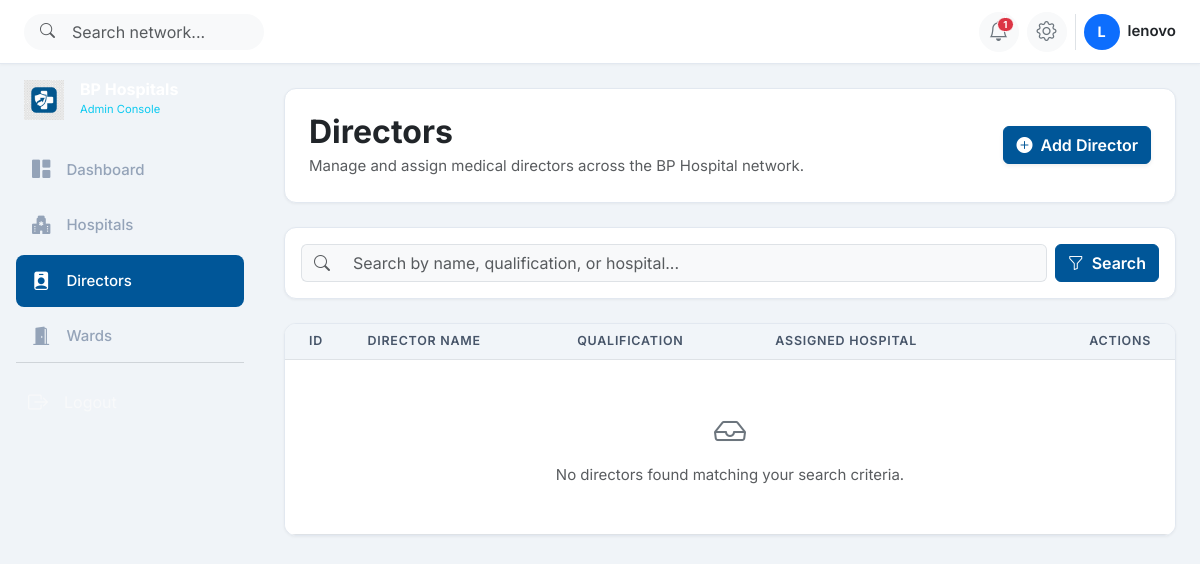
Page /directors/ (signed in) on the earlier database version.
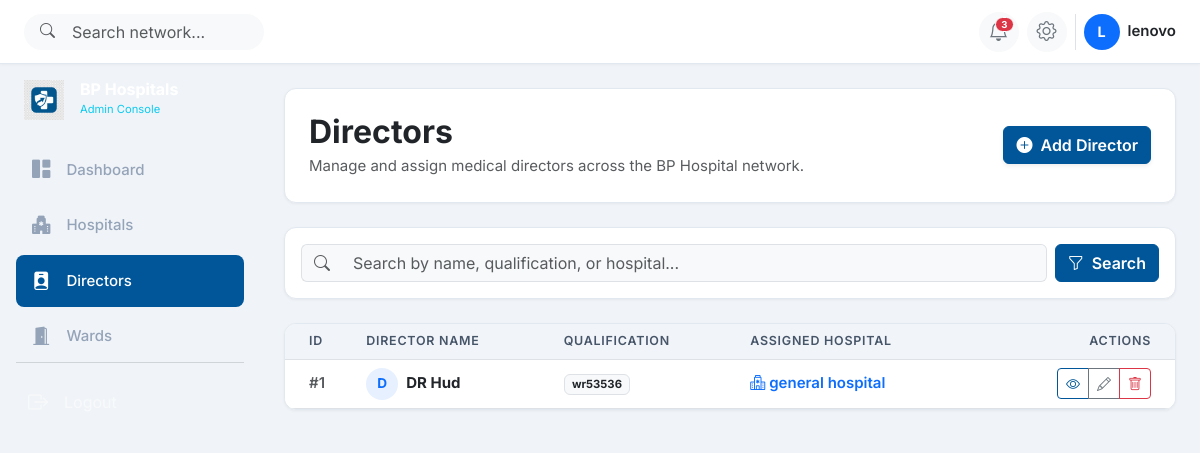
Same page on the later database version.
### directors/models.py (models this page shows, shortened)
class HospitalDirector(models.Model):
    director_id = models.BigAutoField(primary_key=True)
    director_name = models.CharField(
        max_length=150,
        null=False,
        blank=False,
        verbose_name="Director Name",
        help_text="Full name of the medical director (e.g., Dr. Sarah Jenkins)."
    )
    qualification = models.CharField(
        max_length=200,
        null=False,
        blank=False,
        verbose_name="Qualification",
        help_text="Academic/Medical qualifications (e.g., MD, PhD, MHA)."
    )
    hospital = models.OneToOneField(
        Hospital,
        on_delete=models.CASCADE,
        related_name='director',
        null=False,
        blank=False,
        verbose_name="Assigned Hospital",
        help_text="The hospital facility assigned to this director."
    )
    created_at = models.DateTimeField(default=timezone.now, verbose_name="Created At")
    updated_at = models.DateTimeField(auto_now=True, verbose_name="Updated At")
    class Meta:
        verbose_name = "Hospital Director"
        verbose_name_plural = "Hospital Directors"
        ordering = ['-updated_at', 'director_name']

### hospitals/models.py (models this page shows, shortened)
class Hospital(models.Model):
    hospital_id = models.BigAutoField(primary_key=True)
    hospital_name = models.CharField(
        max_length=200,
        unique=True,
        null=False,
        blank=False,
        verbose_name="Hospital Name",
        help_text="Unique name of the hospital facility."
    )
    location = models.CharField(
        max_length=255,
        null=False,
        blank=False,
        verbose_name="Location",
        help_text="City/Region location of the hospital."
    )
    founded_year = models.IntegerField(
        null=False,
        blank=False,
        validators=[
            MinValueValidator(1800, message="Founded year cannot be before 1800."),
            MaxValueValidator(current_year(), message="Founded year cannot be in the future.")
        ],
        verbose_name="Founded Year",
        help_text="Year the hospital was established (between 1800 and present)."
    )
    created_at = models.DateTimeField(default=timezone.now, verbose_name="Created At")
    updated_at = models.DateTimeField(auto_now=True, verbose_name="Updated At")
    class Meta:
        verbose_name = "Hospital"
        verbose_name_plural = "Hospitals"
        ordering = ['-updated_at', 'hospital_name']
        constraints = [
            CheckConstraint(
                condition=Q(founded_year__gte=1800) & Q(founded_year__lte=datetime.date.today().year),
                name="check_founded_year_valid"
            )
        ]

### directors/views.py (the view)
# urls.py: path('', DirectorListView.as_view(), name='director_list'),
class DirectorListView(LoginRequiredMixin, ListView):
    model = HospitalDirector
    template_name = 'directors/director_list.html'
    context_object_name = 'directors'
    paginate_by = 5
    def get_queryset(self):
        queryset = super().get_queryset().select_related('hospital')
        query = self.request.GET.get('q')
        if query:
            queryset = queryset.filter(
                Q(director_name__icontains=query) | Q(qualification__icontains=query) | Q(hospital__hospital_name__icontains=query)
            )
        return queryset
    def get_context_data(self, **kwargs):
        context = super().get_context_data(**kwargs)
        context['search_query'] = self.request.GET.get('q', '')
        return context

### directors/templates/directors/director_list.html (shortened to what the changed rows need)
{% extends 'base.html' %}
{% block content %}
<div class="card bp-card mb-4">
    <div class="card-body p-4 d-flex flex-column flex-sm-row justify-content-between align-items-sm-center gap-3">
        <div>
            <h2 class="fw-bold text-dark mb-1">Directors</h2>
        </div>
    </div>
</div>
<div class="card bp-card overflow-hidden">
    <div class="table-responsive">
        <table class="table table-hover align-middle mb-0">
            <thead>
                <tr>
                    <th class="ps-4">ID</th>
                    <th>Director Name</th>
                    <th>Qualification</th>
                    <th>Assigned Hospital</th>
                    <th class="text-end pe-4">Actions</th>
                </tr>
            </thead>
            <tbody>
                {% if directors %}
                    {% for director in directors %}
                        <tr>
                            <td class="ps-4 fw-semibold text-muted">#{{ director.director_id }}</td>
                            <td>
                                <div class="d-flex align-items-center gap-2">
                                    <div class="rounded-circle bg-primary bg-opacity-10 text-primary fw-bold d-flex align-items-center justify-content-center" style="width: 32px; height: 32px; font-size: 0.85rem;">
                                        {{ director.director_name|slice:":1" }}
                                    </div>
                                    <a href="{% url 'director_detail' director.pk %}" class="fw-bold text-dark text-decoration-none">
                                        {{ director.director_name }}
                                    </a>
                                </div>
                            </td>
                            <td><span class="badge bg-light text-dark border">{{ director.qualification }}</span></td>
                            <td>
                                <a href="{% url 'hospital_detail' director.hospital.pk %}" class="fw-semibold text-primary text-decoration-none">
                                    <i class="bi bi-hospital me-1"></i>{{ director.hospital.hospital_name }}
                                </a>
                            </td>
                            <td class="text-end pe-4">
                                <div class="btn-group btn-group-sm" role="group">
                                    <a href="{% url 'director_detail' director.pk %}" class="btn btn-outline-primary" title="View">
                                        <i class="bi bi-eye"></i>
                                    </a>
                                    <a href="{% url 'director_update' director.pk %}" class="btn btn-outline-secondary" title="Edit">
                                        <i class="bi bi-pencil"></i>
                                    </a>
                                    <a href="{% url 'director_delete' director.pk %}" class="btn btn-outline-danger" title="Delete">
                                        <i class="bi bi-trash"></i>
                                    </a>
                                </div>
                            </td>
                        </tr>
                    {% endfor %}
                {% else %}
                    <tr>
                        <td colspan="5" class="text-center py-5 text-muted">
                            <i class="bi bi-inbox fs-2 d-block mb-2 text-secondary"></i>
                            No directors found matching your search criteria.
                        </td>
                    </tr>
                {% endif %}
            </tbody>
        </table>
    </div>
</div>
{% endblock %}

### templates/base.html (shortened to what the changed rows need)
{% load static %}
<!DOCTYPE html>
<html lang="en">
<head>
    <link href="https://cdn.jsdelivr.net/npm/bootstrap@5.3.3/dist/css/bootstrap.min.css" rel="stylesheet"/>
    <link href="https://cdn.jsdelivr.net/npm/bootstrap-icons@1.11.3/font/bootstrap-icons.min.css" rel="stylesheet"/>
    <link href="{% static 'css/custom.css' %}" rel="stylesheet"/>
</head>
<body>
    <header class="bp-header fixed-top d-flex align-items-center justify-content-between px-3 px-md-4">
        <div class="d-flex align-items-center gap-2">
            <div class="dropdown">
                <button class="btn btn-light rounded-circle position-relative d-flex align-items-center justify-content-center"
                        type="button"
                        id="notificationsDropdown"
                        data-bs-toggle="dropdown"
                        data-bs-auto-close="outside"
                        aria-expanded="false"
                        aria-haspopup="true"
                        title="Notifications"
                        style="width:40px;height:40px;">
                    <i class="bi bi-bell fs-5 text-secondary"></i>
                    {% if unread_notifications_count > 0 %}
                        <span class="position-absolute badge rounded-pill bg-danger border border-white"
                              style="top:4px;right:4px;font-size:0.6rem;padding:2px 5px;">
                            {{ unread_notifications_count }}
                        </span>
                    {% endif %}
                </button>
            </div>
        </div>
    </header>
    <div class="offcanvas-md offcanvas-start bp-sidebar"
         tabindex="-1"
         id="sidebarOffcanvas"
         aria-labelledby="sidebarOffcanvasLabel">
        <div class="offcanvas-body d-flex flex-column p-3">
            <div class="d-none d-md-flex align-items-center gap-3 mb-4 px-2">
                <div>
                    <h1 class="text-white fw-bold h6 mb-0 lh-1">BP Hospitals</h1>
                </div>
            </div>
        </div>
    </div>
    <main class="bp-main-content">
        <div class="container-fluid px-3 px-md-4 py-3 py-md-4">
            {% block content %}{% endblock %}
        </div>
    </main>
</body>
</html>

Differences in the rows shown:
added HospitalDirector: director_id "1", director_name "D", director_name "DR Hud", qualification "wr53536", hospital.hospital_name "general hospital"
Other differences:
{{ unread_notifications_count }}: "1" → "3"
text no longer shown: "No directors found matching your search criteria."
